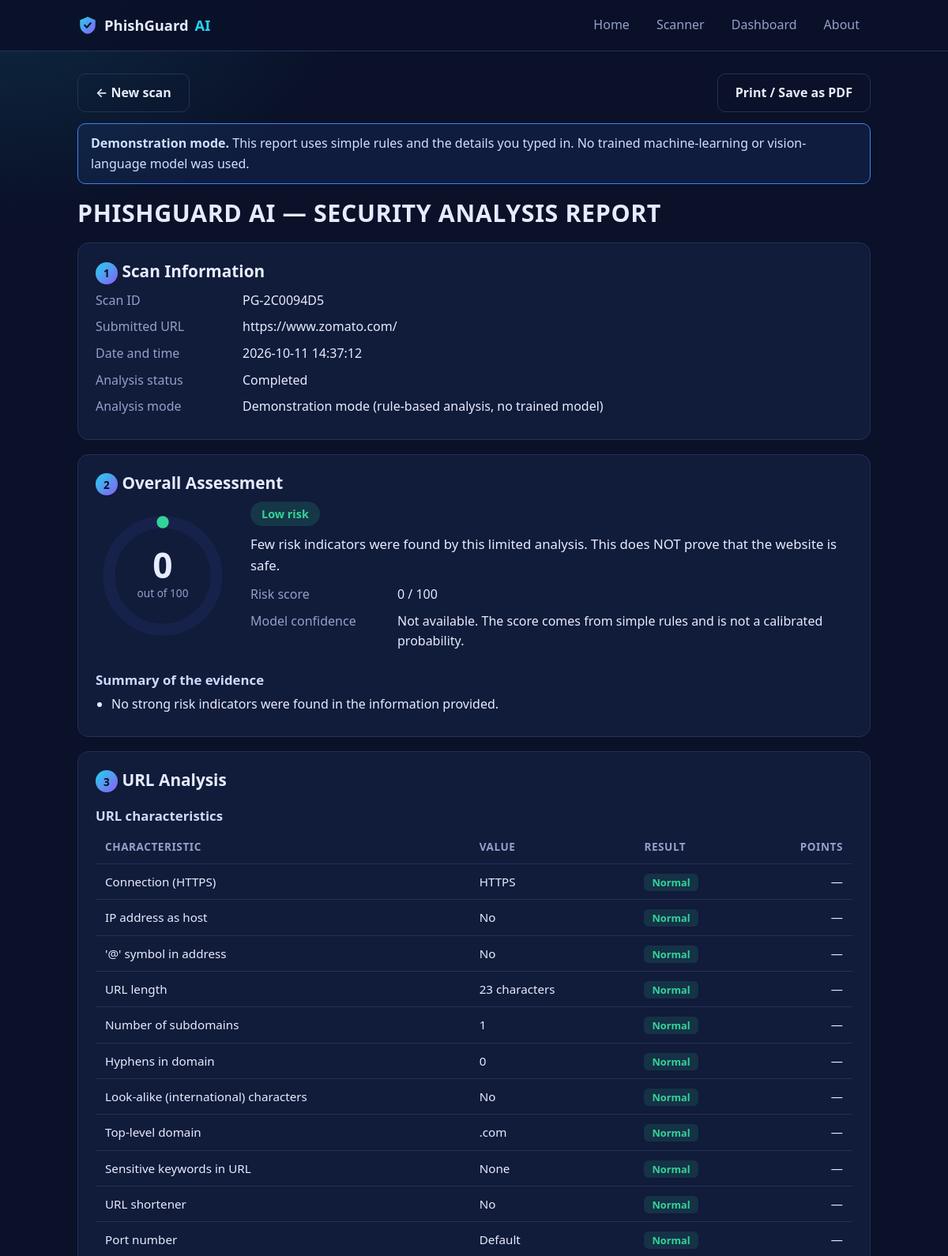
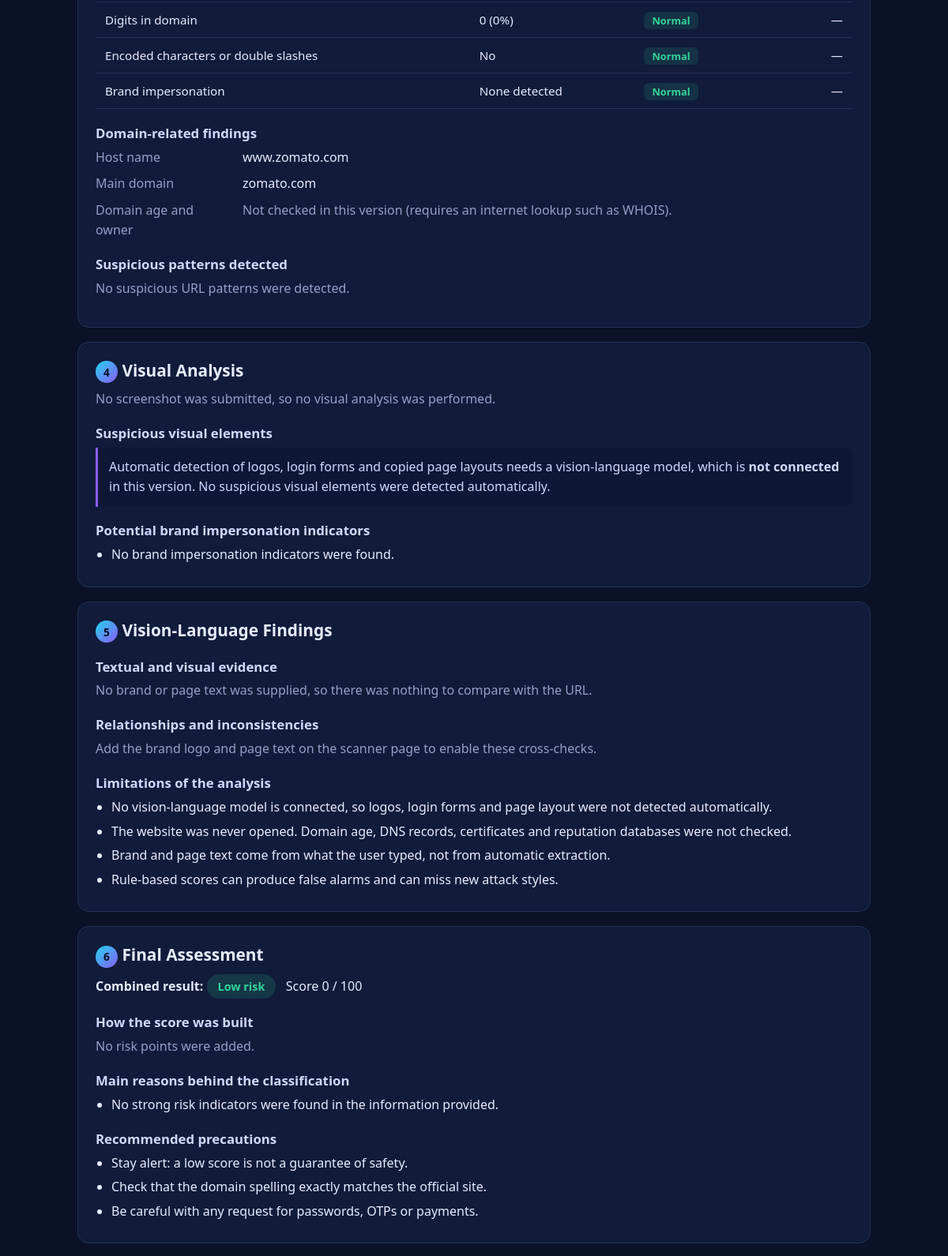
The app's page /report/PG-2C0094D5 (upper part) with its own data (2 pictures, top to bottom).
### tables this page shows
CREATE TABLE scans (
              id TEXT PRIMARY KEY, url TEXT NOT NULL, created TEXT NOT NULL,
              score INTEGER NOT NULL, category TEXT NOT NULL, report TEXT NOT NULL);

### app.py (the view)
@app.route("/report/<scan_id>")
def report(scan_id):
    rows = db_run("SELECT report FROM scans WHERE id = ?", (scan_id,))
    if not rows:
        abort(404)
    return render_template("report.html", r=json.loads(rows[0]["report"]))

### app.py (called while the page is built)
def db_run(sql, args=(), commit=False):
    conn = sqlite3.connect(DB_PATH)
    conn.row_factory = sqlite3.Row
    try:
        rows = conn.execute(sql, args).fetchall()
        if commit:
            conn.commit()
        return rows
    finally:
        conn.close()

@app.after_request
def security_headers(response):
    response.headers["X-Content-Type-Options"] = "nosniff"
    response.headers["Referrer-Policy"] = "no-referrer"
    return response

### templates/report.html (shortened to what this page needs)
{% extends "base.html" %}
{% block content %}
{% set cls = r.overall.category|lower %}
<div class="report-tools no-print">
  <a class="btn ghost" href="{{ url_for('scanner') }}">← New scan</a>
  <button type="button" class="btn ghost" data-print>Print / Save as PDF</button>
</div>
<div class="alert info">
  <b>Demonstration mode.</b> This report uses simple rules and the details you typed in. No trained machine-learning or vision-language model was used.
</div>
<h1 class="report-title">PHISHGUARD AI — SECURITY ANALYSIS REPORT</h1>
<section class="card">
  <h2><span class="num">1</span> Scan Information</h2>
  <dl class="kv">
    <dt>Scan ID</dt><dd>{{ r.scan.id }}</dd>
    <dt>Submitted URL</dt><dd class="break">{{ r.scan.url }}{% if r.scan.scheme_assumed %} <span class="muted">(https:// was assumed)</span>{% endif %}</dd>
    <dt>Date and time</dt><dd>{{ r.scan.created }}</dd>
    <dt>Analysis status</dt><dd>{{ r.scan.status }}</dd>
    <dt>Analysis mode</dt><dd>{{ r.scan.mode }}</dd>
  </dl>
</section>
<section class="card">
  <h2><span class="num">2</span> Overall Assessment</h2>
  <div class="overall">
    <div class="gauge-wrap">
      <svg viewBox="0 0 100 100" class="gauge risk-{{ cls }}" role="img" aria-label="Risk score {{ r.overall.score }} out of 100">
        <circle cx="50" cy="50" r="40" class="gauge-bg"/>
        <circle cx="50" cy="50" r="40" class="gauge-fg" stroke-dasharray="{{ (r.overall.score / 100 * 251.2)|round(1) }} 251.2" transform="rotate(-90 50 50)"/>
        <text x="50" y="52" text-anchor="middle" class="gauge-num">{{ r.overall.score }}</text>
        <text x="50" y="66" text-anchor="middle" class="gauge-sub">out of 100</text>
      </svg>
    </div>
    <div class="overall-text">
      <span class="badge risk-{{ cls }}">{{ r.overall.category }} risk</span>
      <p class="summary">{{ r.overall.summary }}</p>
      <dl class="kv">
        <dt>Risk score</dt><dd>{{ r.overall.score }} / 100</dd>
        <dt>Model confidence</dt><dd>{{ r.overall.confidence }}</dd>
      </dl>
    </div>
  </div>
  <h3>Summary of the evidence</h3>
  <ul class="list">
    {% for reason in r.overall.reasons %}<li>{{ reason }}</li>{% endfor %}
  </ul>
</section>
<section class="card">
  <h2><span class="num">3</span> URL Analysis</h2>
  <h3>URL characteristics</h3>
  <div class="table-wrap">
    <table>
      <thead><tr><th>Characteristic</th><th>Value</th><th>Result</th><th class="num-col">Points</th></tr></thead>
      <tbody>
      {% for f in r.url_analysis.features %}
        <tr>
          <td>{{ f.label }}</td>
          <td>{{ f.value }}</td>
          <td><span class="tag {{ 'warn' if f.flagged else 'ok' }}">{{ 'Suspicious' if f.flagged else 'Normal' }}</span></td>
          <td class="num-col">{{ '+' ~ f.points if f.points else '—' }}</td>
        </tr>
      {% endfor %}
      </tbody>
    </table>
  </div>
  <h3>Domain-related findings</h3>
  <dl class="kv">
    <dt>Host name</dt><dd class="break">{{ r.url_analysis.host }}</dd>
    <dt>Main domain</dt><dd>{{ r.url_analysis.registrable }}</dd>
    <dt>Domain age and owner</dt><dd class="muted">Not checked in this version (requires an internet lookup such as WHOIS).</dd>
  </dl>
  <h3>Suspicious patterns detected</h3>
  {% if r.url_analysis.suspicious %}
  <ul class="list warn">
    {% for f in r.url_analysis.suspicious %}<li><b>{{ f.label }}:</b> {{ f.note }}</li>{% endfor %}
  </ul>
  {% else %}
  <p class="muted">No suspicious URL patterns were detected.</p>
  {% endif %}
</section>
<section class="card">
  <h2><span class="num">4</span> Visual Analysis</h2>
  {% if r.visual.submitted %}
  <div class="visual">
    <img class="shot" src="{{ url_for('uploads', filename=r.visual.filename) }}" alt="Uploaded website screenshot">
    <div>
      <h3>Screenshot details</h3>
      <dl class="kv">
        <dt>Format</dt><dd>{{ r.visual.info.format }}</dd>
        <dt>Dimensions</dt><dd>{{ r.visual.info.width }} × {{ r.visual.info.height }} pixels</dd>
        <dt>File size</dt><dd>{{ r.visual.info.size_kb }} KB</dd>
        <dt>Brightness</dt><dd>{{ r.visual.info.brightness }} / 255</dd>
      </dl>
      <h3>Dominant colours</h3>
      <div class="swatches">
        {% for c in r.visual.info.colors %}
        <div class="swatch"><span style="background: {{ c.hex }}"></span>{{ c.hex }} · {{ c.percent }}%</div>
        {% endfor %}
      </div>
    </div>
  </div>
  <h3>Image observations</h3>
  <ul class="list">{% for o in r.visual.info.observations %}<li>{{ o }}</li>{% endfor %}</ul>
  {% else %}
  <p class="muted">No screenshot was submitted, so no visual analysis was performed.</p>
  {% endif %}
  <h3>Suspicious visual elements</h3>
  <p class="note-box">
    {% if r.visual.vlm_connected %}A vision-language model analysed this screenshot.
    {% else %}Automatic detection of logos, login forms and copied page layouts needs a vision-language model, which is <b>not connected</b> in this version. No suspicious visual elements were detected automatically.{% endif %}
  </p>
  <h3>Potential brand impersonation indicators</h3>
  <ul class="list">{% for b in r.visual.brand_indicators %}<li>{{ b }}</li>{% endfor %}</ul>
</section>
<section class="card">
  <h2><span class="num">5</span> Vision-Language Findings</h2>
  <h3>Textual and visual evidence</h3>
  {% if r.vl.findings %}
  <ul class="list">
    {% for f in r.vl.findings %}<li class="{{ f.level }}">{{ f.text }}</li>{% endfor %}
  </ul>
  {% else %}
  <p class="muted">No brand or page text was supplied, so there was nothing to compare with the URL.</p>
  {% endif %}
  <h3>Relationships and inconsistencies</h3>
  <p class="muted">
    {% if r.vl.context_given %}The checks above compare what you saw on the page with the website address.
    {% else %}Add the brand logo and page text on the scanner page to enable these cross-checks.{% endif %}
  </p>
  <h3>Limitations of the analysis</h3>
  <ul class="list">{% for l in r.vl.limitations %}<li>{{ l }}</li>{% endfor %}</ul>
</section>
<section class="card">
  <h2><span class="num">6</span> Final Assessment</h2>
  <p><b>Combined result:</b> <span class="badge risk-{{ cls }}">{{ r.final.category }} risk</span> &nbsp; Score {{ r.final.score }} / 100</p>
  <h3>How the score was built</h3>
  {% if r.final.breakdown %}
  <div class="table-wrap">
    <table>
      <thead><tr><th>Source</th><th>Indicator</th><th class="num-col">Points</th></tr></thead>
      <tbody>
        {% for b in r.final.breakdown %}<tr><td>{{ b.source }}</td><td>{{ b.label }}</td><td class="num-col">+{{ b.points }}</td></tr>{% endfor %}
      </tbody>
    </table>
  </div>
  {% else %}
  <p class="muted">No risk points were added.</p>
  {% endif %}
  <h3>Main reasons behind the classification</h3>
  <ul class="list">{% for reason in r.final.reasons %}<li>{{ reason }}</li>{% endfor %}</ul>
  <h3>Recommended precautions</h3>
  <ul class="list">{% for p in r.final.precautions %}<li>{{ p }}</li>{% endfor %}</ul>
</section>
{% endblock %}

### static/css/style.css (style rules this page uses)
:root { --bg: #0a1128; --bg2: #0e1735; --panel: #111b3a; --panel2: #16224a; --line: #243256; --text: #e6ecff; --muted: #93a1c8; --cyan: #22d3ee; --blue: #3b82f6; --purple: #8b5cf6; --low: #34d399; --medium: #fbbf24; --high: #f87171; --radius: 14px; }
* { box-sizing: border-box; }
html { scroll-behavior: smooth; }
body { margin: 0; background: radial-gradient(900px 500px at 85% -10%, rgba(139,92,246,.18), transparent 60%), radial-gradient(800px 500px at 0% 0%, rgba(34,211,238,.12), transparent 55%), var(--bg); color: var(--text); font-family: "Segoe UI", system-ui, -apple-system, Roboto, Arial, sans-serif; line-height: 1.6; min-height: 100vh; display: flex; flex-direction: column; }
a { color: var(--cyan); }
h1, h2, h3 { line-height: 1.25; margin: 0 0 .5rem; }
h1 { font-size: clamp(1.9rem, 5vw, 3rem); }
h2 { font-size: 1.3rem; }
h3 { font-size: 1.05rem; margin-top: 1.2rem; color: #cfd9ff; }
p { margin: 0 0 .8rem; }
.muted { color: var(--muted); }
.break { word-break: break-all; }
.btn { display: inline-block; border: 1px solid transparent; border-radius: 10px; padding: 11px 22px; font: inherit; font-weight: 600; cursor: pointer; text-decoration: none; transition: transform .15s, box-shadow .2s, background .2s; }
.btn.ghost { background: transparent; color: var(--text); border-color: var(--line); }
.card { background: var(--panel); border: 1px solid var(--line); border-radius: var(--radius); padding: 22px; margin-bottom: 18px; transition: border-color .2s, transform .2s; }
.num { display: inline-grid; place-items: center; min-width: 28px; height: 28px; border-radius: 50%; background: linear-gradient(135deg, var(--cyan), var(--purple)); color: #07102a; font-size: .85rem; font-weight: 700; }
.alert { padding: 12px 16px; border-radius: 10px; margin-bottom: 18px; border: 1px solid; }
.alert.info { background: rgba(59,130,246,.1); border-color: var(--blue); color: #cfe0ff; }
.report-tools { display: flex; justify-content: space-between; gap: 10px; margin-bottom: 14px; }
.report-title { font-size: clamp(1.3rem, 3.5vw, 1.9rem); letter-spacing: .02em; margin: 6px 0 18px; }
.report-title + .card { margin-top: 0; }
.kv { display: grid; grid-template-columns: 170px 1fr; gap: 8px 16px; margin: 0 0 6px; }
.kv dt { color: var(--muted); }
.kv dd { margin: 0; }
.list { margin: 6px 0 0; padding-left: 20px; }
.list li { margin: 5px 0; }
.overall { display: flex; gap: 26px; align-items: center; flex-wrap: wrap; margin-bottom: 6px; }
.gauge { width: 170px; height: 170px; }
.gauge-num { font-size: 26px; font-weight: 700; fill: var(--text); }
.gauge-sub { font-size: 8px; fill: var(--muted); }
.overall-text { flex: 1; min-width: 240px; }
.badge { display: inline-block; padding: 4px 14px; border-radius: 99px; font-weight: 700; font-size: .9rem; }
.badge.risk-low { background: rgba(52,211,153,.15); color: var(--low); }
.summary { font-size: 1.05rem; margin: 10px 0; }
.tag { padding: 2px 10px; border-radius: 6px; font-size: .8rem; font-weight: 600; }
.tag.ok { background: rgba(52,211,153,.12); color: var(--low); }
.note-box { background: var(--bg2); border-left: 3px solid var(--purple); padding: 12px 14px; border-radius: 0 10px 10px 0; color: #cfd9ff; margin-top: 8px; }
.table-wrap { overflow-x: auto; }
table { width: 100%; border-collapse: collapse; font-size: .95rem; }
th, td { text-align: left; padding: 10px 12px; border-bottom: 1px solid var(--line); vertical-align: top; }
th { color: var(--muted); font-weight: 600; font-size: .85rem; text-transform: uppercase; letter-spacing: .04em; }
.num-col { text-align: right; white-space: nowrap; }

### records on screen
scans: scan.id "PG-2C0094D5", scan "https://www.zomato.com/", overall.category "Low", final.category "Low"

### other values on screen
{{ r.scan.created }} "2026-10-11 14:37:12"
{{ r.scan.status }} "Completed"
{{ r.scan.mode }} "Demonstration mode (rule-based analysis, no trained model)"
{{ r.overall.score }} "0"
{{ r.overall.summary }} "Few risk indicators were found by this limited analysis. This does NOT prove that the website is safe."
{{ r.overall.confidence }} "Not available. The score comes from simple rules and is not a calibrated probability."
{{ reason }} "No strong risk indicators were found in the information provided."
{{ f.label }} "Connection (HTTPS)" "IP address as host" "'@' symbol in address" "URL length" "Number of subdomains" "Hyphens in domain" "Look-alike (international) characters" "Top-level domain" "Sensitive keywords in URL" "URL shortener" "Port number" "Digits in domain" "Encoded characters or double slashes" "Brand impersonation"
{{ f.value }} "HTTPS" "No" "No" "23 characters" "1" "0" "No" ".com" "None" "No" "Default" "0 (0%)" "No" "None detected"
{{ 'Suspicious' if f.flagged else 'Normal' }} "Normal" "Normal" "Normal" "Normal" "Normal" "Normal" "Normal" "Normal" "Normal" "Normal" "Normal" "Normal" "Normal" "Normal"
{{ '+' ~ f.points if f.points else '—' }} "—" "—" "—" "—" "—" "—" "—" "—" "—" "—" "—" "—" "—" "—"
{{ r.url_analysis.host }} "www.zomato.com"
{{ r.url_analysis.registrable }} "zomato.com"
{{ b }} "No brand impersonation indicators were found."
{{ l }} "No vision-language model is connected, so logos, login forms and page layout were not detected automatically." "The website was never opened. Domain age, DNS records, certificates and reputation databases were not checked." "Brand and page text come from what the user typed, not from automatic extraction." "Rule-based scores can produce false alarms and can miss new attack styles."
